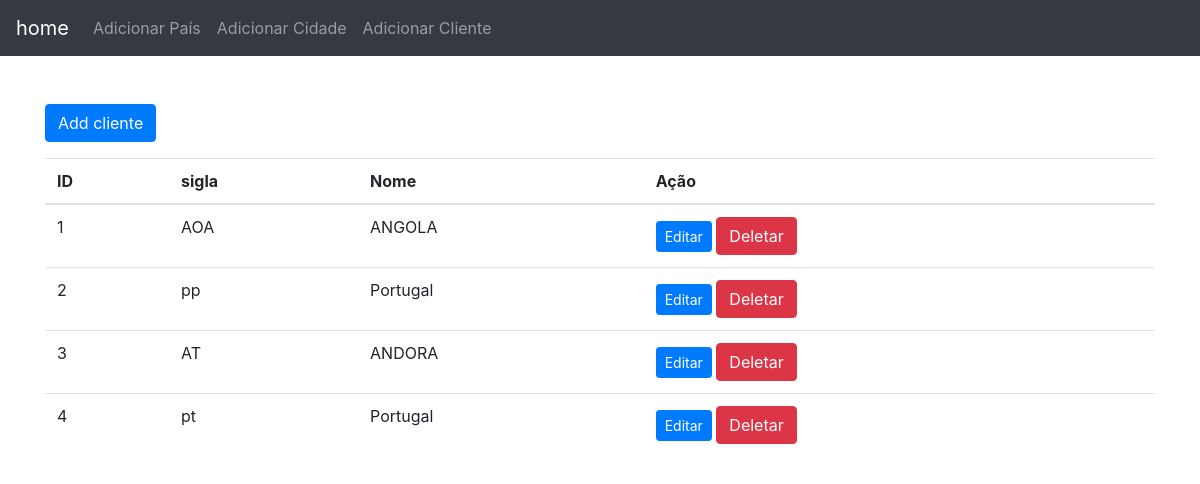
Screenshot of /form_pais.php with the database file from the repository.
### tables this page shows
CREATE TABLE IF NOT EXISTS `pais` (
  `id` int NOT NULL AUTO_INCREMENT,
  `sigla` varchar(3) NOT NULL,
  `nome` varchar(100) NOT NULL,
  PRIMARY KEY (`id`)
);

### form_pais.php (the view, shortened to what this page needs)
<html lang="en">
<head>
    <link rel="stylesheet" href="https://stackpath.bootstrapcdn.com/bootstrap/4.5.2/css/bootstrap.min.css">
</head>
<body>
<nav class="navbar navbar-expand-lg navbar-dark bg-dark">
    <a class="navbar-brand" href="index.php">home</a>
    <div class="collapse navbar-collapse" id="navbarNav">
        <ul class="navbar-nav">
            <li class="nav-item">
                <a class="nav-link" href="form_pais.php">Adicionar País</a>
            </li>
            <li class="nav-item">
                <a class="nav-link" href="form_cidade.php">Adicionar Cidade</a>
            </li>
            <li class="nav-item">
                <a class="nav-link" href="form_cliente.php">Adicionar Cliente</a>
            </li>
        </ul>
    </div>
</nav>
<div class="container mt-5">
           <button class="btn btn-primary" data-toggle="modal" data-target="#studentaddmodal">Add cliente</button>
    <table class="table mt-3">
        <thead>
            <tr>
                <th>ID</th>
                <th>sigla</th>
                <th>Nome</th>
                <th>Ação</th>
            </tr>
        </thead>
        <tbody>
            <?php
            include 'conexao.php';
            $sql = "SELECT * FROM pais";
            $result = $conn->query($sql);
            if ($result->num_rows > 0) {
                while ($row = $result->fetch_assoc()) {
                    echo "<tr>
                            <td>{$row['id']}</td>
                            <td>{$row['sigla']}</td>
                            <td>{$row['nome']}</td>
                            <td>
                                <button class='btn btn-primary btn-sm' onclick='openEditModal(" . $row['id'] . ")'>Editar</button>
                                <a href='deletar.php?id={$row['id']}' class='btn btn-danger'>Deletar</a>
                            </td>
                        </tr>";
                }
            } else {
                echo "<tr><td colspan='6'>Nenhum pais encontrado.</td></tr>";
            }
            ?>
        </tbody>
    </table>
</div>
</body>
</html>

### rows the page displays
pais: id "1", sigla "AOA", nome "ANGOLA"
pais: id "2", sigla "pp", nome "Portugal"
pais: id "3", sigla "AT", nome "ANDORA"
pais: id "4", sigla "pt", nome "Portugal"
